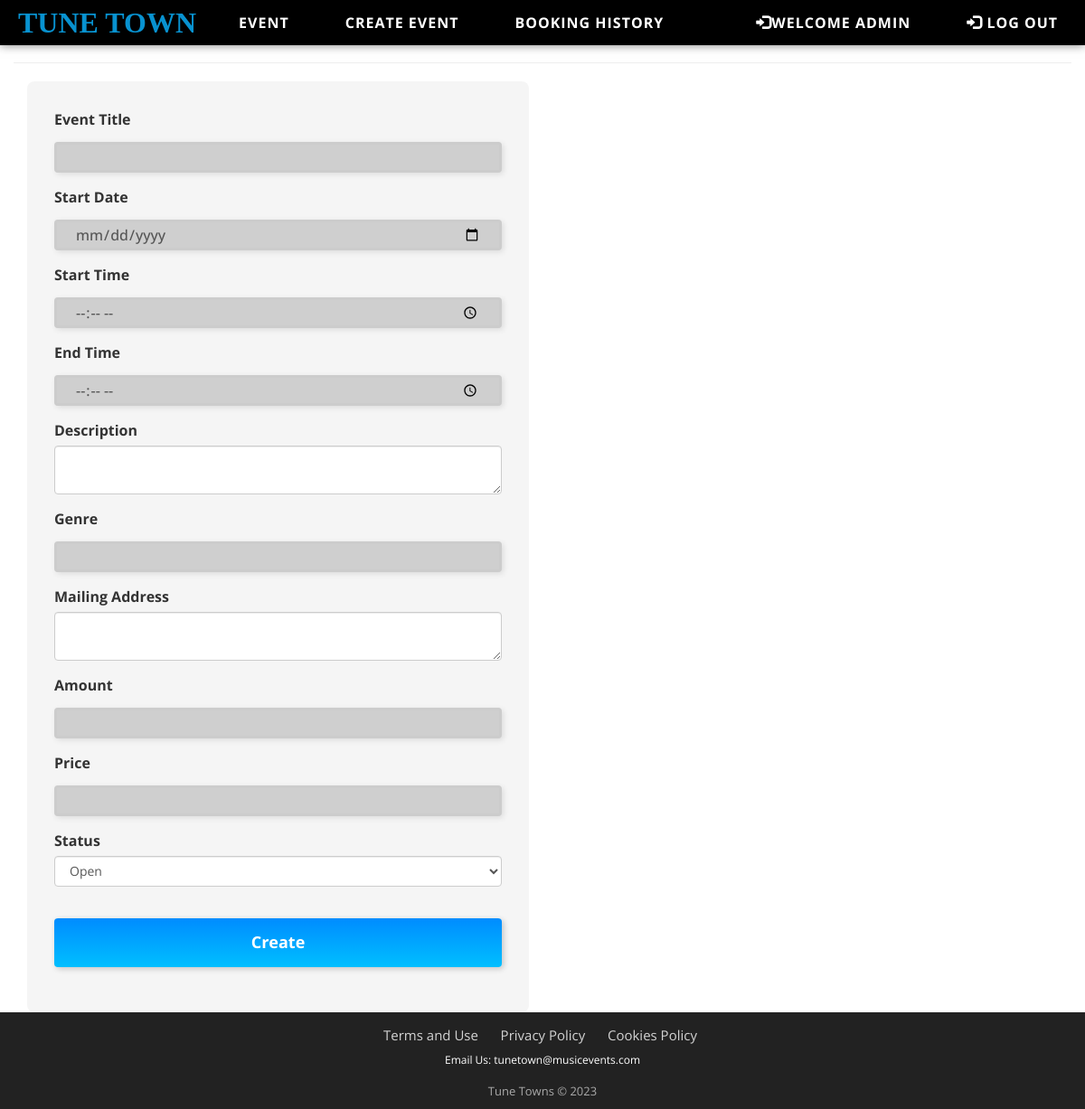
The app's page /update/1 (signed in), older data.
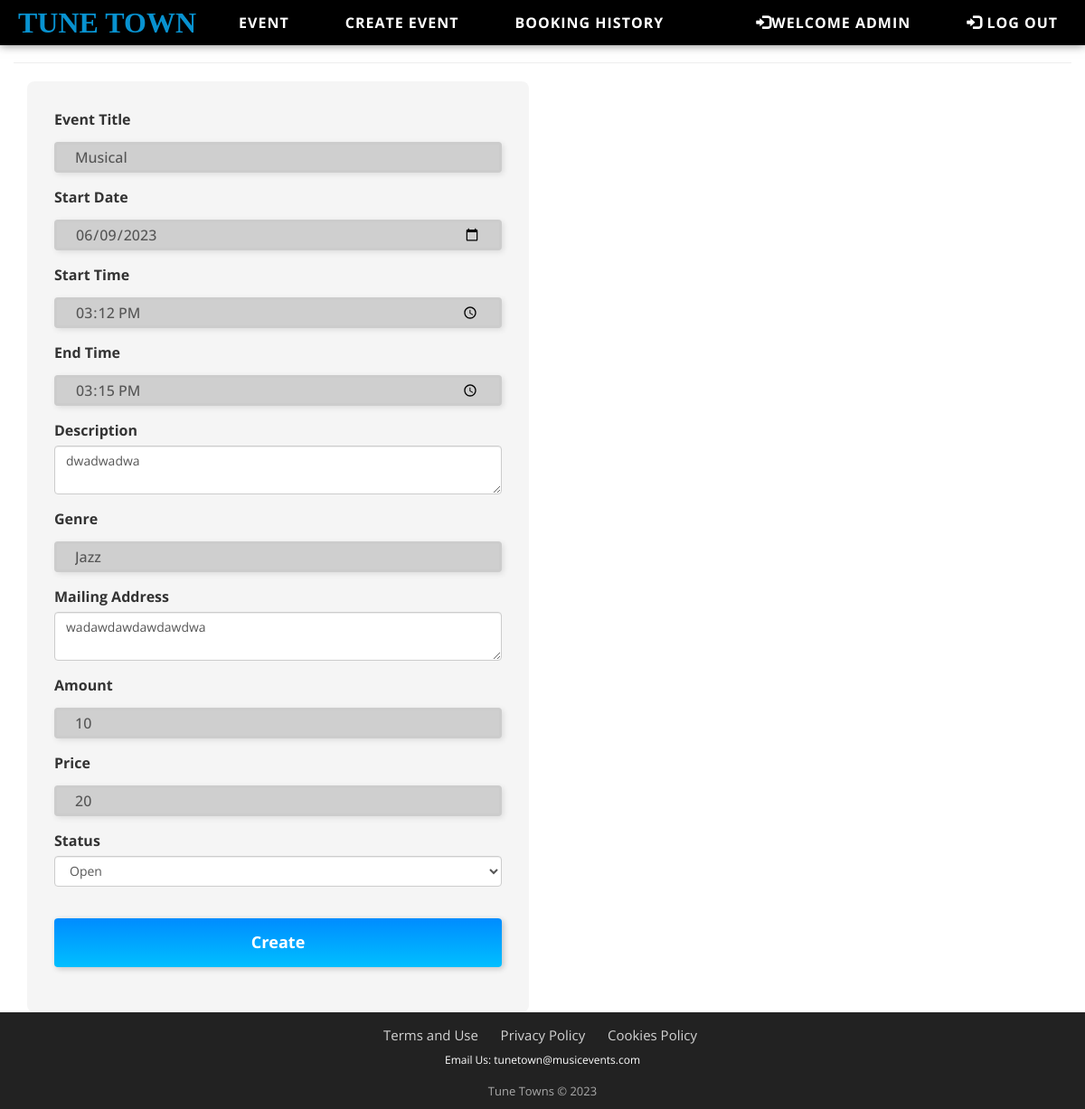
The same page, newer data.
### website/models.py (models this page shows)
class User(db.Model, UserMixin):
    __tablename__ = 'users'
    id = db.Column(db.Integer, primary_key=True)
    name = db.Column(db.String(100), nullable=False)
    email = db.Column(db.String(100), nullable=False)
    password_hash = db.Column(db.String(255), nullable=False) # Hashing the password when inserted to ensure that security is achieved
    user = db.relationship('Comment', backref='User') # Relationship created with the comments table

class Event(db.Model):
    __tablename__ = 'events'
    id = db.Column(db.Integer, primary_key=True)
    event_title = db.Column(db.String(80))
    date = db.Column(db.Date)
    start_time = db.Column(db.Time, nullable=False)
    end_time = db.Column(db.Time, nullable=False)
    description = db.Column(db.String(255))
    genre = db.Column(db.String(255))
    location = db.Column(db.String(255))
    amount_of_tickets = db.Column(db.Integer)
    ticket_status = db.Column(db.String(255), default='Upcoming')
    ticket_price = db.Column(db.Integer)
    image = db.Column(db.String(400))
    comments = db.relationship('Comment', backref='Event') # Creates a relationship with the comment table
    event_booking = db.relationship('Booking', backref='Event') # Creates relationship with the booking table to keep data consistent

### website/auth.py (the view, shortened to what this page needs)
@bp.route('/update/<id>', methods=['GET', 'POST'])
@login_required
def update(id):
    chosenevent = Event.query.filter_by(id=id).first()
    form = UpdateEvent(obj=chosenevent)
    return render_template('user.html', form=form)

### website/forms.py
class UpdateEvent(FlaskForm):
    state_pairs = ['Open', 'Cancelled'] # created a list of options for a user to choose when upating the status of the event
    event_title = StringField('Event Title', validators=[InputRequired()])
    date = DateField('Start Date', format='%Y-%m-%d')
    start_time = TimeField('Start Time')
    end_time = TimeField('End Time')
    description = TextAreaField('Description', validators=[InputRequired()])
    genre = StringField('Genre')
    location = TextAreaField('Mailing Address')
    amount_of_tickets = IntegerField('Amount')
    ticket_price =IntegerField('Price', render_kw={'TIcket Price': 'Enter the ticket price'})
    ticket_status = SelectField(label='Status', choices=state_pairs)
    submit = SubmitField('Create')

### website/__init__.py (called while the page is built)
def create_app():
    app=Flask(__name__)  # this is the name of the module/package that is calling this app
    app.debug=True
    app.secret_key='somesecretgoeshere'
    app.config['SQLALCHEMY_DATABASE_URI']='sqlite:///mydbname.sqlite'
    db.init_app(app)
    bootstrap = Bootstrap5(app)
    login_manager = LoginManager()
    login_manager.login_view='auth.login'
    login_manager.init_app(app)
    from .models import User  # importing here to avoid circular references
    @login_manager.user_loader
    def load_user(user_id):
        return User.query.get(int(user_id))
    from . import views
    app.register_blueprint(views.bp)
    from . import auth
    app.register_blueprint(auth.bp)
    return app

### website/templates/user.html (shortened to what this page needs)
{% extends "base.html" %}
{% import "bootstrap4/form.html" as wtf %}
{% block content %}
<div class="container-fluid">
<div class="page-header">
</div>
<div class="col-md-6 ml-5">
{{wtf.render_form(form)}}
</div>
</div>
{% endblock %}

### website/templates/base.html (shortened to what this page needs)
<!doctype html>
<html lang="en">
  <head>
    <link rel="stylesheet" href="https://maxcdn.bootstrapcdn.com/bootstrap/3.4.1/css/bootstrap.min.css">
    <link rel="stylesheet" type="text/css" href="{{ url_for('static', filename='css/stylesheet.css') }}">
  </head>
  <body>
    <body>
      <div id="wrapper">
          <header>
              <div id="navigationbar">
                <nav class="navbar navbar-inverse">
                  <div class="container-fluid">
                      <div class="navbar-header">
                          <a class="navbar-brand" href="/" style="padding-left: 20px; color: #0892d0; font-family: Bradley Hand">TUNE TOWN</a>
                      </div>
                      <div class="collapse navbar-collapse" id="myNavbar">
                          <ul class="nav navbar-nav">
                              <li><a href="" style="color: white;">Event</a></li>
                              <li><a href="{{ url_for('auth.create') }}"style="color: white;">Create Event</a></li>
                              <li><a href="event_booking_history.html"style="color: white;">Booking History</a></li>
                          </ul>
                          <ul class="nav navbar-nav navbar-right" >
                            {% if current_user.is_authenticated %}
                              <li ><a href="#" style="color: white;"><span class="glyphicon glyphicon-log-in disabled" style="color: white;"></span>Welcome {{current_user.name}}</a></li>
                              <li ><a href="{{ url_for('auth.logout') }}" style="color: white;"><span class="glyphicon glyphicon-log-in" style="color: white;"></span> Log Out</a></li>
                            {% endif %}
                          </ul>
                      </div>
                  </div>
              </nav>
            </div>
          </div>
  {% block content %}
  {% endblock %}
  <div class="footer-basic" style="position: relative;">
    <footer>
        <ul class="list-inline">
            <li class="list-inline-item" style = "font-size: 15px;"><a href="#">Terms and Use</a></li>
            <li class="list-inline-item" style = "font-size: 15px;"><a href="#">Privacy Policy</a></li>
            <li class="list-inline-item" style = "font-size: 15px;"><a href="#">Cookies Policy</a></li>
        </ul>
        <p><a href="mailto:tunetown@musicevents.com" style="color:white; font-size: 12px;">Email Us: tunetown@musicevents.com</a></p>
        <p class="copyright">Tune Towns © 2023</p>
    </footer>
</div>
  </body>
</html>

### website/static/css/stylesheet.css (style rules this page uses)
html, body { font-family: 'Open Sans', sans-serif; font-size: 16px; line-height: 1.5; color: #333; }
#wrapper { margin: auto; width: 100%; max-width: 100%; }
.navbar { position: fixed; top: 0; width: 100%; background-color: #2d2d2d; color: white; align-items: center; box-shadow: 0px 0px 10px rgba(0, 0, 0, 0.5); border-bottom: 2px solid #912f40; background-color: #000; border: none; border-radius: 0; z-index: 1; }
.navbar-brand { font-family: Arial, Helvetica, sans-serif, Verdana, Tahoma, sans-serif; font-size: 32px; font-weight: bold; padding: 15px 0; text-decoration: none; }
.navbar-nav>li>a { text-transform: uppercase; font-weight: bold; letter-spacing: 1px; transition: all 0.3s ease; border-radius: 5px; margin-left: 2rem; padding: 15px; color: #fff; text-decoration: none; }
@media screen and (min-width: 768px) { form { padding: 30px; border-radius: 8px; background-color: #f5f5f5f5; width: 100%; } }
@media screen and (min-width: 768px) { input[type="text"], input[type="email"], input[type="date"], input[type="time"], input[type="number"] { width: 100%; padding: 12px 20px; margin: 8px 0; box-sizing: border-box; border: 3px solid #ccc; transition: 0.5s; outline: none; border-radius: 4px; background-color: rgba(207, 207, 207, 1.00); box-shadow: 2px 2px 6px 0px rgba(0, 0, 0, 0.1); font-size: 16px; font-weight: 500; } }
@media screen and (min-width: 768px) { input[type="submit"], input[type="reset"] { width: 100%; background-color: #008cff; color: white; padding: 14px 20px; margin: 20px 0; border: none; border-radius: 4px; cursor: pointer; transition: background-color 0.3s ease-in-out; background: linear-gradient(to bottom, #008cff 0%, #00bfff 100%); box-shadow: 2px 2px 6px 0px rgba(0, 0, 0, 0.2); } }
.btn-primary { background-color: #4681f4; border-color: #4681f4; font-size: 18px; font-weight: bold; padding: 10px 20px; }
.footer-basic { padding:10px; background-color:#ffffff; position: relative; left: 0; bottom: 0; width: 100%; background-color: #222; color: white; text-align: center; }
.footer-basic ul { padding:0; list-style:none; text-align:center; font-size:18px; line-height:1.6; margin-bottom:0; }
.footer-basic li { padding:0 10px; }
.footer-basic ul a { color:inherit; text-decoration:none; opacity:0.8; }
.footer-basic .copyright { margin-top:15px; text-align:center; font-size:13px; color:#aaa; margin-bottom:0; }

Row changes from the older to the newer data that the page shows:
added Event: event_title "Musical", date "06/09/2023", start_time "15:12", end_time "15:15", description "dwadwadwa", genre "Jazz", location "wadawdawdawdawdwa"
Text that changed along with them:
form field amount_of_tickets: (not shown) → "10"
form field ticket_price: (not shown) → "20"
